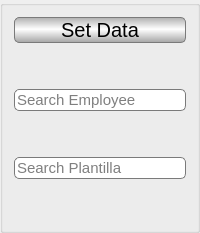
        <widget class="QGroupBox" name="groupBox_3">
         <property name="sizePolicy">
          <sizepolicy hsizetype="Maximum" vsizetype="Ignored">
           <horstretch>0</horstretch>
           <verstretch>0</verstretch>
          </sizepolicy>
         </property>
         <property name="title">
          <string/>
         </property>
         <layout class="QGridLayout" name="gridLayout_6">
          <item row="4" column="0">
           <widget class="QLineEdit" name="searchPlantillaEdit">
            <property name="font">
             <font>
              <family>Segoe UI</family>
              <pointsize>11</pointsize>
             </font>
            </property>
            <property name="styleSheet">
             <string notr="true">border: 1px solid #7a7a7a;
border-radius: 5px;</string>
            </property>
            <property name="placeholderText">
             <string>Search Plantilla</string>
            </property>
           </widget>
          </item>
          <item row="1" column="0">
           <spacer name="verticalSpacer_2">
            <property name="orientation">
             <enum>Qt::Vertical</enum>
            </property>
            <property name="sizeType">
             <enum>QSizePolicy::Ignored</enum>
            </property>
            <property name="sizeHint" stdset="0">
             <size>
              <width>20</width>
              <height>40</height>
             </size>
            </property>
           </spacer>
          </item>
          <item row="2" column="0">
           <widget class="QLineEdit" name="searchEmployeeEdit">
            <property name="font">
             <font>
              <family>Segoe UI</family>
              <pointsize>11</pointsize>
             </font>
            </property>
            <property name="styleSheet">
             <string notr="true">border: 1px solid #7a7a7a;
border-radius: 5px;</string>
            </property>
            <property name="placeholderText">
             <string>Search Employee</string>
            </property>
           </widget>
          </item>
          <item row="3" column="0">
           <spacer name="verticalSpacer">
            <property name="orientation">
             <enum>Qt::Vertical</enum>
            </property>
            <property name="sizeType">
             <enum>QSizePolicy::Ignored</enum>
            </property>
            <property name="sizeHint" stdset="0">
             <size>
              <width>20</width>
              <height>40</height>
             </size>
            </property>
           </spacer>
          </item>
          <item row="0" column="0">
           <widget class="QPushButton" name="setEmployeeID">
            <property name="font">
             <font>
              <family>Segoe UI</family>
              <pointsize>15</pointsize>
             </font>
            </property>
            <property name="styleSheet">
             <string notr="true">border: 1px solid #7a7a7a;
selection-color: qlineargradient(spread:reflect, x1:1, y1:1, x2:1, y2:0.469, stop:0 rgba(210, 210, 210, 255), stop:1 rgba(255, 255, 255, 255));
selection-background-color: qlineargradient(spread:reflect, x1:1, y1:1, x2:1, y2:0.469, stop:0 rgba(210, 210, 210, 255), stop:1 rgba(255, 255, 255, 255));
border-radius: 5px;
background-color: qlineargradient(spread:reflect, x1:1, y1:1, x2:1, y2:0.469, stop:0 rgba(165, 165, 165, 255), stop:1 rgba(255, 255, 255, 255));</string>
            </property>
            <property name="text">
             <string>Set Data</string>
            </property>
           </widget>
          </item>
          <item row="5" column="0">
           <spacer name="verticalSpacer_3">
            <property name="orientation">
             <enum>Qt::Vertical</enum>
            </property>
            <property name="sizeType">
             <enum>QSizePolicy::Ignored</enum>
            </property>
            <property name="sizeHint" stdset="0">
             <size>
              <width>20</width>
              <height>40</height>
             </size>
            </property>
           </spacer>
          </item>
         </layout>
        </widget>
